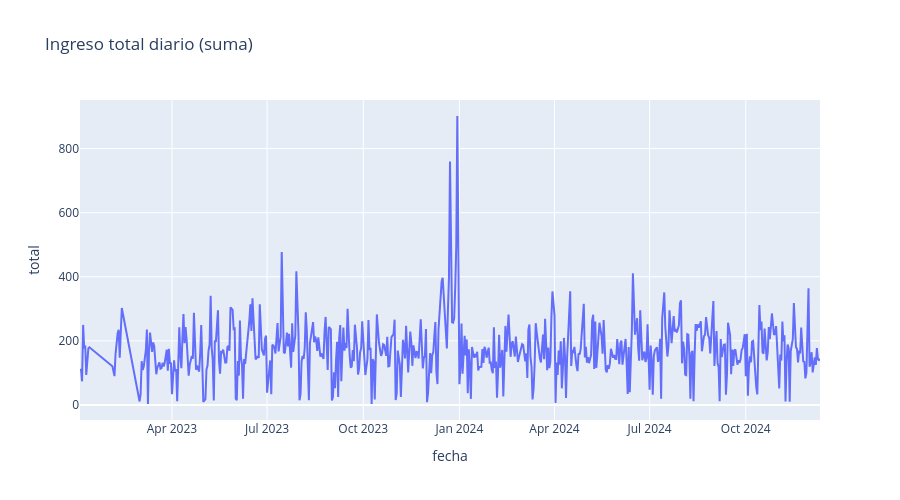

Notebook cell for this chart:
### Code cell
fig = px.line(ingreso_por_dia, x='fecha', y='total', 
              title='Ingreso total diario (suma)',
              height=500)

fig.update_traces(textposition="top center")
fig.show()

### Figure 1 — Plotly figure (JSON) as saved in the notebook; plotly's stock layout.template omitted (floating-point values rounded to 4 significant figures; data arrays with more than 128 entries replaced by an {"elided": "..."} marker saying what was removed)
{"data": [{"hovertemplate": "fecha=%{x}<br>total=%{y}<extra></extra>", "legendgroup": "", "line": {"color": "#636efa", "dash": "solid"}, "marker": {"symbol": "circle"}, "mode": "lines", "name": "", "orientation": "v", "showlegend": false, "textposition": "top center", "type": "scatter", "x": {"elided": "603 str values"}, "xaxis": "x", "y": {"elided": "603 float values"}, "yaxis": "y"}], "layout": {"height": 500, "legend": {"tracegroupgap": 0}, "title": {"text": "Ingreso total diario (suma)"}, "xaxis": {"anchor": "y", "domain": [0, 1], "title": {"text": "fecha"}}, "yaxis": {"anchor": "x", "domain": [0, 1], "title": {"text": "total"}}}}
